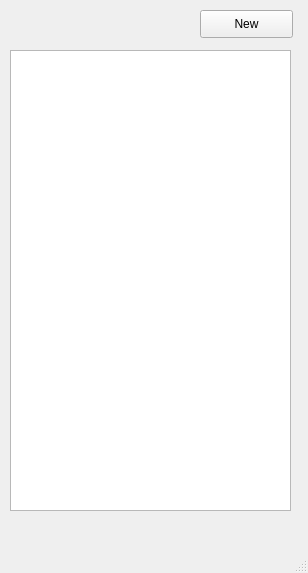
<?xml version="1.0" encoding="UTF-8"?>
<ui version="4.0">
 <class>MainWindow</class>
 <widget class="QMainWindow" name="MainWindow">
  <property name="geometry">
   <rect>
    <x>0</x>
    <y>0</y>
    <width>308</width>
    <height>573</height>
   </rect>
  </property>
  <property name="windowTitle">
   <string>DrawBox</string>
  </property>
  <widget class="QWidget" name="centralwidget">
   <widget class="QListWidget" name="lwDrawBoxList">
    <property name="geometry">
     <rect>
      <x>10</x>
      <y>50</y>
      <width>281</width>
      <height>461</height>
     </rect>
    </property>
   </widget>
   <widget class="QPushButton" name="btnNew">
    <property name="geometry">
     <rect>
      <x>200</x>
      <y>10</y>
      <width>93</width>
      <height>28</height>
     </rect>
    </property>
    <property name="text">
     <string>New</string>
    </property>
   </widget>
  </widget>
  <widget class="QMenuBar" name="menubar">
   <property name="geometry">
    <rect>
     <x>0</x>
     <y>0</y>
     <width>308</width>
     <height>26</height>
    </rect>
   </property>
  </widget>
  <widget class="QStatusBar" name="statusbar"/>
 </widget>
 <resources/>
 <connections/>
</ui>
